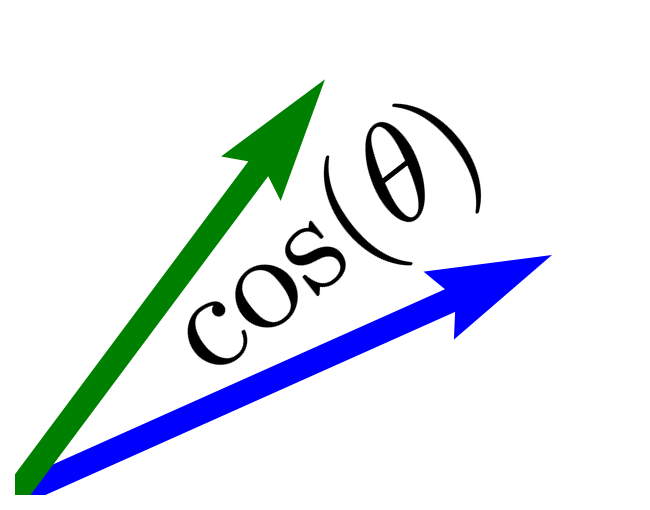

This chart was generated by the following Python code:
import numpy as np
import matplotlib
matplotlib.use('Agg')
import matplotlib.pyplot as plt

fig = plt.figure()
ax = fig.gca()

ax.quiver(np.cos(np.pi/6),np.sin(np.pi/6),angles='xy',
    scale_units='xy', scale=1,color='blue', width=.04)
ax.quiver(np.sin(np.pi/6),np.cos(np.pi/6),angles='xy',
    scale_units='xy', scale=1,color='green', width=.04)
ax.text(0.5, 0.52, r'$\cos(\theta)$', rotation=38, va='center', 
    ha='center', size=100)

ax.set_frame_on(False)
ax.axes.get_yaxis().set_visible(False)
ax.axes.get_xaxis().set_visible(False)
ax.set_xlim([0,1])
ax.set_ylim([0,1])

fig.savefig("thumb.png", transparent=True, bbox_inches='tight', pad_inches=0.15)

